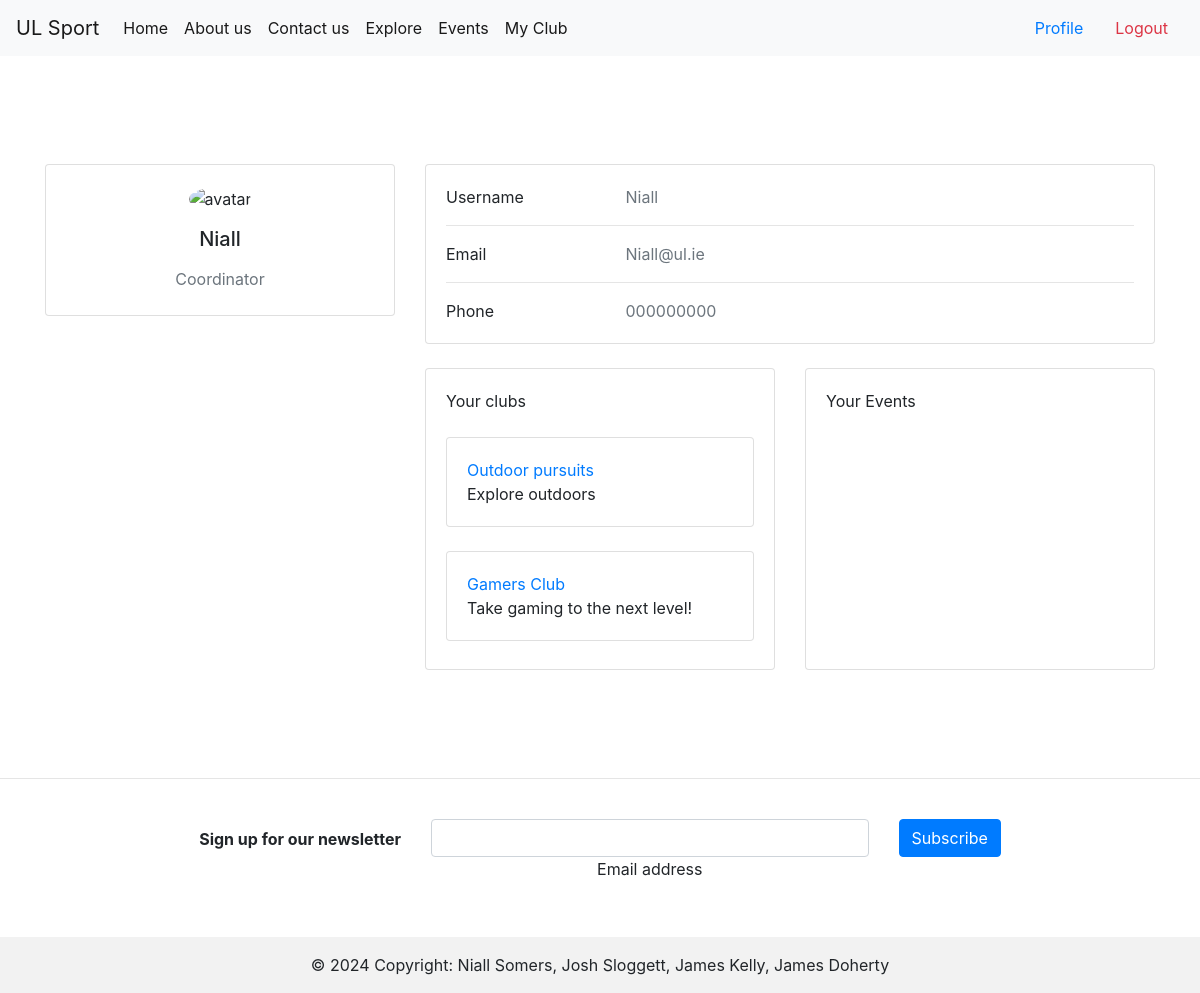
Screenshot of /profile (signed in) with the database file from the repository.
### tables this page shows
CREATE TABLE Users (
    UserID INTEGER PRIMARY KEY AUTOINCREMENT,
    Username TEXT NOT NULL,
    Password TEXT NOT NULL,
    Contact TEXT NOT NULL,
    Email TEXT NOT NULL,
    Role TEXT NOT NULL,
    ApprovalStatus TEXT DEFAULT 'Pending',
    CreatedAt TIMESTAMP DEFAULT CURRENT_TIMESTAMP,
    UpdatedAt TIMESTAMP DEFAULT CURRENT_TIMESTAMP
);

CREATE TABLE Clubs (
    ClubID INTEGER PRIMARY KEY AUTOINCREMENT,
    Name TEXT NOT NULL,
    Description TEXT,
    ValidityStatus TEXT NOT NULL,
    CoordinatorID INTEGER,
    CreatedAt TIMESTAMP DEFAULT CURRENT_TIMESTAMP,
    UpdatedAt TIMESTAMP DEFAULT CURRENT_TIMESTAMP,
    FOREIGN KEY (CoordinatorID) REFERENCES Users(UserID)
);

### auth.py (the view)
@login_required
def profile():
    conn = db.connect('db/user_data.db')
    cursor = conn.cursor()
    cursor.execute('SELECT ClubID FROM ClubMemberships WHERE UserID = ?', (current_user.id,))
    clubIDs = cursor.fetchall()
    clubs = []
    cursor.execute('SELECT EventID FROM EventRegistrations WHERE UserID = ?', (current_user.id,))
    eventIDs = cursor.fetchall()
    events = []
    for clubID in clubIDs:
        cursor.execute('SELECT * FROM Clubs WHERE ClubID = ?', clubID)
        club = cursor.fetchone()
        clubs.append(club)
    for eventID in eventIDs:
        cursor.execute('SELECT * FROM Events WHERE EventID = ?', eventID)
        event = cursor.fetchone()
        print(event)
        events.append(event)
    return render_template('/profile.html', clubs=clubs, events=events)

### app.py (called while the page is built)
@login_manager.user_loader
def load_user(user_id):
    conn = db.connect('db/user_data.db')
    cursor = conn.cursor()
    cursor.execute('SELECT * FROM Users WHERE UserID = ?', (user_id,))
    user_data = cursor.fetchone()
    conn.close()
    if user_data:
        return auth.User(user_data[0], user_data[1])

### templates/profile.html (shortened to what this page needs)
{% extends "base.html" %}
{% block content %}
<section>
    <div class="container py-5">
      <div class="row">
        <div class="col-lg-4">
          <div class="card mb-4">
            <div class="card-body text-center">
              <img src="https://mdbcdn.b-cdn.net/img/Photos/new-templates/bootstrap-chat/ava3.webp" alt="avatar"
                class="rounded-circle img-fluid" style="width: 150px;">
              <h5 class="my-3">{{ user_data.username }}</h5>
              <p class="text-muted mb-1">{{ user_data.role}}</p>
            </div>
          </div>
        </div>
        <div class="col-lg-8">
          <div class="card mb-4">
            <div class="card-body">
              <div class="row">
                <div class="col-sm-3">
                  <p class="mb-0">Username</p>
                </div>
                <div class="col-sm-9">
                  <p class="text-muted mb-0">{{ user_data.username }}</p>
                </div>
              </div>
              <hr>
              <div class="row">
                <div class="col-sm-3">
                  <p class="mb-0">Email</p>
                </div>
                <div class="col-sm-9">
                  <p class="text-muted mb-0">{{ user_data.email }}</p>
                </div>
              </div>
              <hr>
              <div class="row">
                <div class="col-sm-3">
                  <p class="mb-0">Phone</p>
                </div>
                <div class="col-sm-9">
                  <p class="text-muted mb-0">{{ user_data.mobile }}</p>
                </div>
              </div>
            </div>
          </div>
          <div class="row">
            <div class="col-md-6">
              <div class="card mb-4 mb-md-0">
                <div class="card-body" style="overflow: auto; height: 300px;">
                  <p class="mb-4"> Your clubs
                  </p>
                  {% for club in clubs %}
                  <div class="card">
                  <div class="card-body">
                    <a class="card-title" href="{{url_for('explore')}}">{{club[1]}}</a>
                    <p class="card-text">{{club[2]}}</p>
                  </div>
                </div>
                  <br>
                  {% endfor %}
                </div>
              </div>
            </div>
            <div class="col-md-6">
              <div class="card mb-4 mb-md-0">
                <div class="card-body" style="overflow: auto; height: 300px;">
                  <p class="mb-4">Your Events
                  </p>
                </div>
              </div>
            </div>
          </div>
        </div>
      </div>
    </div>
  </section>
{% endblock %}

### templates/base.html (style rules this page uses)
body { min-height: 100vh; overflow-x: hidden; }

### rows the page displays
Users: username "Niall", role "Coordinator", email "Niall@ul.ie", mobile "000000000"
Clubs: Name "Outdoor pursuits", Description "Explore outdoors"
Clubs: Name "Gamers Club", Description "Take gaming to the next level!"
